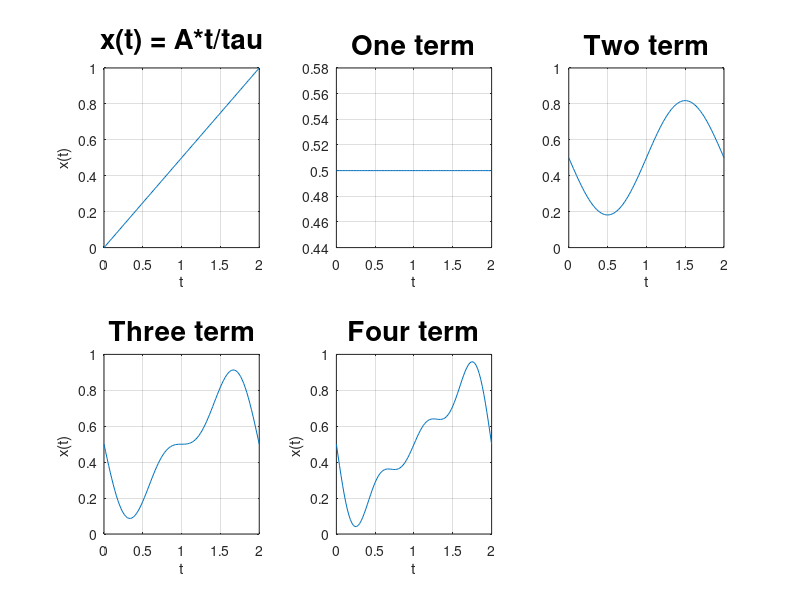

The MATLAB script that drew this image:
%{
    matlab ==> 진동학 p78 예제 1.21, 주기함수 x(t) = A * t/tau 를 Fourier 급수 전개 4번쨰 항까지만 plot하는 코드
%}
%ex1_21.m
%plot the function x(t) = A * t /tau

A = 1;
w = pi;
tau = 2;

for i = 1:101
    t(i) = tau * (i-1)/100;
    x(i) = A * t(i) / tau;
end

subplot(231);
plot(t,x);
grid;
ylabel('x(t)');
xlabel('t');
title('x(t) = A*t/tau' , 'fontsize',20);


for i = 1:101
    x1(i) = A/2;
end

subplot(232);
plot(t,x1);
grid;
xlabel('t');
title('One term', 'fontsize',20);

    
for i = 1:101
    x2(i) = A/2 - A * sin(w*t(i)) / pi;
end

subplot(233);
plot(t,x2);
grid;
xlabel('t');
title('Two term', 'fontsize',20);


for i = 1:101
    x3(i) = A/2 - A * sin(w*t(i)) / pi -A *sin(2*w*t(i)) / (2*pi);
end

subplot(234);
plot(t,x3);
grid;
ylabel('x(t) ');
xlabel('t');
title('Three term', 'fontsize',20);


for i = 1:101
    t(i) = tau * (i-1)/100;
    x4(i) = A/2 - A * sin(w*t(i)) / pi -A *sin(2*w*t(i)) / (2*pi) - A*sin(3*w*t(i)) / (3*pi);
end

subplot(235);
plot(t,x4);
grid;
ylabel('x(t) ');
xlabel('t');
title('Four term', 'fontsize',20);

